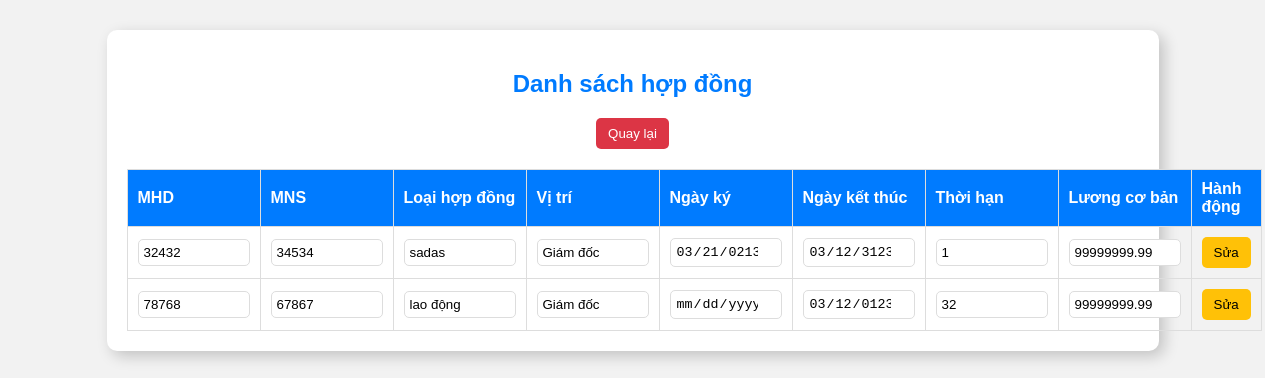
Page /edit_hopdong.php on the committed database.
### tables this page shows
CREATE TABLE `hop_dong` (
  `id` int(6) UNSIGNED NOT NULL,
  `mhd` varchar(50) NOT NULL,
  `mns` varchar(50) NOT NULL,
  `loai_hop_dong` varchar(50) NOT NULL,
  `vi_tri` varchar(50) NOT NULL,
  `ngay_ky` date NOT NULL,
  `ngay_kt` date NOT NULL,
  `thoi_han_hd` varchar(50) NOT NULL,
  `luongcb` decimal(10,2) NOT NULL
);

### edit_hopdong.php (the view, shortened to what this page needs)
<?php
include('config.php');
$search = isset($_GET['search']) ? $_GET['search'] : '';
$sql = "SELECT * FROM hop_dong WHERE mhd LIKE CONCAT('%', ?, '%') OR mns LIKE CONCAT('%', ?, '%')";
$stmt = $conn->prepare($sql);
$stmt->bind_param("ss", $search, $search);
$stmt->execute();
$result = $stmt->get_result();
?>
<!DOCTYPE html>
<html lang="vi">
<head>
</head>
<body>
    <div class="container">
        <h2>Danh sách hợp đồng</h2>
        <button class="back-btn" onclick="window.location.href='9viewhdld.php';">Quay lại</button>
        <table>
            <thead>
                <tr>
                    <th>MHD</th><th>MNS</th><th>Loại hợp đồng</th><th>Vị trí</th>
                    <th>Ngày ký</th><th>Ngày kết thúc</th><th>Thời hạn</th><th>Lương cơ bản</th><th>Hành động</th>
                </tr>
            </thead>
            <tbody>
                <?php if ($result->num_rows > 0) {
                    while ($row = $result->fetch_assoc()) {
                        $mhd = $row['mhd'];
                        echo "<tr class='row-{$mhd}'>";
                        echo "<form method='POST'>";
                        echo "<td><input type='hidden' name='mhd' value='{$mhd}'><input type='text' value='{$mhd}' readonly></td>";
                        echo "<td><input type='text' name='mns' value='{$row['mns']}' readonly></td>";
                        echo "<td><input type='text' name='loai_hop_dong' value='{$row['loai_hop_dong']}' readonly></td>";
                        echo "<td><input type='text' name='vi_tri' value='{$row['vi_tri']}' readonly></td>";
                        echo "<td><input type='date' name='ngay_ky' value='{$row['ngay_ky']}' readonly></td>";
                        echo "<td><input type='date' name='ngay_kt' value='{$row['ngay_kt']}' readonly></td>";
                        echo "<td><input type='text' name='thoi_han_hd' value='{$row['thoi_han_hd']}' readonly></td>";
                        echo "<td><input type='number' name='luongcb' value='{$row['luongcb']}' readonly></td>";
                        echo "<td>
                                <button type='button' class='edit-btn' id='edit-{$mhd}' onclick='enableEdit({$mhd})'>Sửa</button>
                                <button type='submit' class='save-btn' id='save-{$mhd}' name='update'>Lưu</button>
                              </td>";
                        echo "</form></tr>";
                    }
                } else {
                    echo "<tr><td colspan='9'>Không có hợp đồng nào được tìm thấy.</td></tr>";
                } ?>
            </tbody>
        </table>
    </div>
</body>
</html>

### edit_hopdong.php (style rules this page uses)
body { font-family: Arial, sans-serif; background: #f2f2f2; text-align: center; margin: 0; padding: 0; }
.container { width: 80%; margin: 30px auto; background: white; padding: 20px; border-radius: 10px; box-shadow: 5px 5px 15px rgba(0,0,0,0.2); }
h2 { color: #007bff; }
table { width: 100%; border-collapse: collapse; margin-top: 20px; }
th, td { border: 1px solid #ddd; padding: 10px; text-align: left; }
th { background: #007bff; color: white; }
.edit-btn, .save-btn, .back-btn { padding: 8px 12px; border-radius: 5px; cursor: pointer; border: none; }
.edit-btn { background: #ffc107; }
.back-btn { background: #dc3545; color: white; }
input { width: 100px; padding: 5px; border: 1px solid #ddd; border-radius: 5px; }

### rows in the picture
hop_dong: mhd "32432", mns "34534", loai_hop_dong "sadas", vi_tri "Giám đốc", ngay_ky "03/21/0213", ngay_kt "03/12/3123", thoi_han_hd "1", luongcb "99999999.99"
hop_dong: mhd "78768", mns "67867", loai_hop_dong "lao động", vi_tri "Giám đốc", ngay_kt "03/12/0123", thoi_han_hd "32", luongcb "99999999.99"
